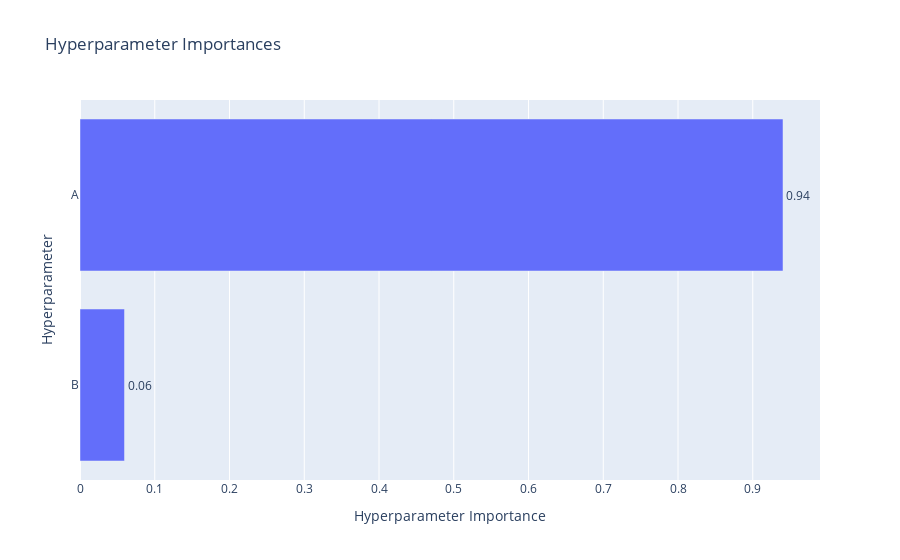

Notebook source saved alongside this figure:
### Code cell
optuna.visualization.plot_param_importances(study)

### Figure 1 — Plotly figure (JSON) as saved in the notebook; plotly's stock layout.template omitted (floating-point values rounded to 4 significant figures)
{"data": [{"cliponaxis": false, "hovertemplate": ["B (CategoricalDistribution): 0.05954644079534265<extra></extra>", "A (CategoricalDistribution): 0.9404535592046573<extra></extra>"], "name": "Objective Value", "orientation": "h", "text": ["0.06", "0.94"], "textposition": "outside", "type": "bar", "x": [0.05955, 0.9405], "y": ["B", "A"]}], "layout": {"title": {"text": "Hyperparameter Importances"}, "xaxis": {"title": {"text": "Hyperparameter Importance"}}, "yaxis": {"title": {"text": "Hyperparameter"}}}}
